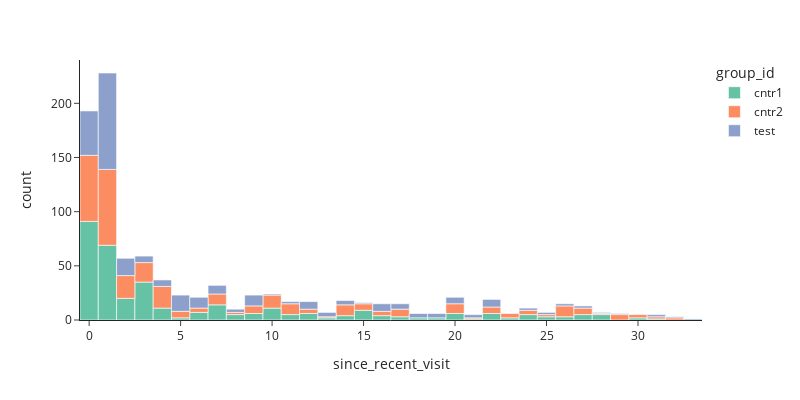

Notebook cell for this chart:
### Code cell
#Создаем колонку с количеством прошедших с последнего визита дней. Так как была проблема с появлением 60, 120, 150, я решила оставить только дни не более 30 для проведения rfm анализа
def extract_last_day(x):
    x_list = [int(i) for i in x.split(',')] #1,2,3 -> [1, 2, 3]
    x_list = [i for i in x_list if i <= 30]
    if len(x_list) == 0:
        return 0
    else:
        return max(x_list)

united_df['last_day'] = united_df['visit_days'].apply(lambda x: extract_last_day(x) if x != 'nan' else 0)
united_df['recent_date'] =  united_df['joined_at'] + pd.to_timedelta(united_df['last_day'], unit='d')
united_df['since_recent_visit'] = ((united_df['paid_at'].max() + pd.to_timedelta(1, unit='d')) - united_df['recent_date']).dt.days

#Такое распределение дней с последнего визита. Выглядит очень реалистично
px.histogram(united_df, x = 'since_recent_visit', **plot_config)

### Figure 1 — Plotly figure (JSON) as saved in the notebook; plotly's stock layout.template omitted (floating-point values rounded to 4 significant figures; data arrays with more than 128 entries replaced by an {"elided": "..."} marker saying what was removed)
{"data": [{"alignmentgroup": "True", "bingroup": "x", "hovertemplate": "group_id=cntr1<br>since_recent_visit=%{x}<br>count=%{y}<extra></extra>", "legendgroup": "cntr1", "marker": {"color": "rgb(102,194,165)", "pattern": {"shape": ""}}, "name": "cntr1", "offsetgroup": "cntr1", "orientation": "v", "showlegend": true, "type": "histogram", "x": {"elided": "4494 int values"}, "xaxis": "x", "yaxis": "y"}, {"alignmentgroup": "True", "bingroup": "x", "hovertemplate": "group_id=cntr2<br>since_recent_visit=%{x}<br>count=%{y}<extra></extra>", "legendgroup": "cntr2", "marker": {"color": "rgb(252,141,98)", "pattern": {"shape": ""}}, "name": "cntr2", "offsetgroup": "cntr2", "orientation": "v", "showlegend": true, "type": "histogram", "x": {"elided": "4405 int values"}, "xaxis": "x", "yaxis": "y"}, {"alignmentgroup": "True", "bingroup": "x", "hovertemplate": "group_id=test<br>since_recent_visit=%{x}<br>count=%{y}<extra></extra>", "legendgroup": "test", "marker": {"color": "rgb(141,160,203)", "pattern": {"shape": ""}}, "name": "test", "offsetgroup": "test", "orientation": "v", "showlegend": true, "type": "histogram", "x": {"elided": "4435 int values"}, "xaxis": "x", "yaxis": "y"}], "layout": {"barmode": "relative", "height": 400, "legend": {"title": {"text": "group_id"}, "tracegroupgap": 0}, "margin": {"t": 60}, "width": 800, "xaxis": {"anchor": "y", "domain": [0, 1], "title": {"text": "since_recent_visit"}}, "yaxis": {"anchor": "x", "domain": [0, 1], "title": {"text": "count"}}}}
